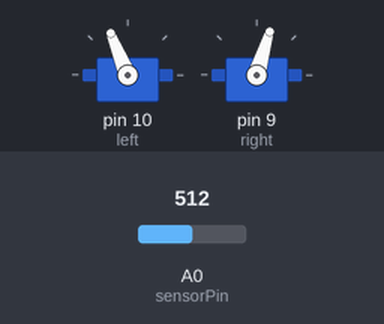
Bench run of a sketch on a simulated Arduino Uno, built with avr-gcc and run on an emulated ATmega328P. Shown: 2 × servo. Inputs (shaded band) come from the test bench; at power-on: A0 (sensorPin) = 512.

Above: at 1.2 s.
1.3 s: A0 (sensorPin) set to 597
2.8 s: A0 (sensorPin) set to 624
At 3.8 s:
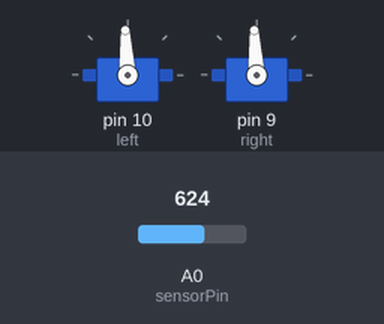
Timing chart, 0 to 5.8 s (numbered marks = the images above; inputs shaded):
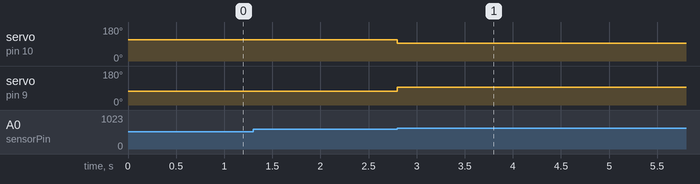

Measured:
- the behaviour switches between 612 and 613 on A0 (sensorPin) (found by bisection; images 0 and 1)
- after the input at 1.3 s, every drawn part: stays the same
- after the input at 2.8 s, servo on pin 10 (left): 112° → 93° at once; servo on pin 9 (right): 73° → 93° at once

The sketch:

stop_at_black_line.ino
```cpp
/* Software 1073 Example Program
Written and debugged for use on the Arduino boebot platform
last updated: 9/11/14

Program: Using one of the light sensors, drive the robot forward until the sensor sees a black line
*/

#include <Servo.h>

Servo left;
Servo right;  //creates two servo objects

int sensorPin = 0; //mount the light sensor on pin 3
int val = 0;
int sensorVal = 0;
int whiteVal = 0;
int changeVal = 100;
boolean isFinished = false;

void getWhite(){
  whiteVal = analogRead(sensorPin);
}
void setup(){ //setup runs just once
  Serial.begin(9600);
  left.attach(10);
  right.attach(9); //mounts each servo on their respective digital pin
  getWhite();
}
void loop(){ //loop runs over and over again
  sensorVal = analogRead(sensorPin);
  if(sensorVal <= whiteVal + changeVal && isFinished == false){
    left.writeMicroseconds(1700);
    right.writeMicroseconds(1300);
  }
  else{
    left.writeMicroseconds(1500);
    right.writeMicroseconds(1500);
    isFinished = true;
  }

}
```
